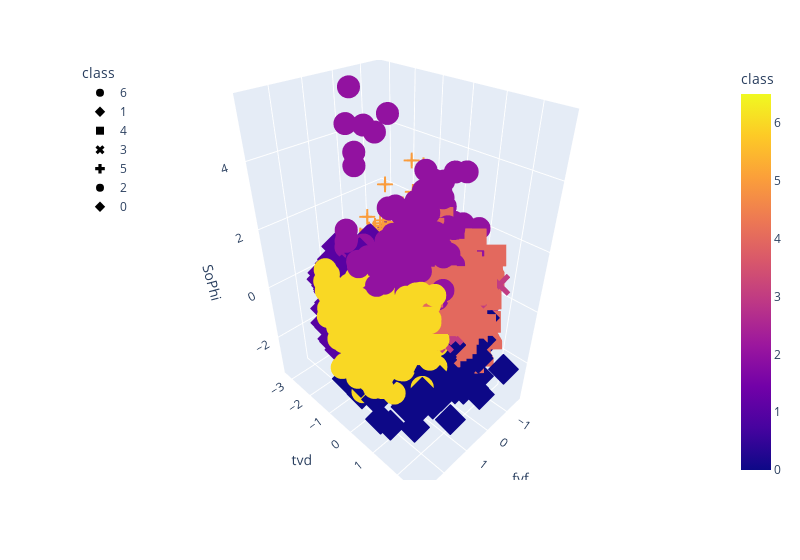

Notebook code cell kept with this figure:
### Code cell
# ml_df.hvplot.scatter(x="clay_vol",y="fvf",hover_cols=["class"],by="class")
fig = px.scatter_3d(ml_scaled_df, x="fvf", y="tvd", z="SoPhi", color="class", symbol="class", width=800)
fig.update_layout(legend=dict(x=0,y=1))
fig.show()

### Figure 1 — Plotly figure (JSON) as saved in the notebook; plotly's stock layout.template omitted (floating-point values rounded to 4 significant figures; data arrays with more than 128 entries replaced by an {"elided": "..."} marker saying what was removed)
{"data": [{"hovertemplate": "class=%{marker.color}<br>fvf=%{x}<br>tvd=%{y}<br>SoPhi=%{z}<extra></extra>", "legendgroup": "6", "marker": {"color": {"elided": "594 int values"}, "coloraxis": "coloraxis", "symbol": "circle"}, "mode": "markers", "name": "6", "scene": "scene", "showlegend": true, "type": "scatter3d", "x": {"elided": "594 float values"}, "y": {"elided": "594 float values"}, "z": {"elided": "594 float values"}}, {"hovertemplate": "class=%{marker.color}<br>fvf=%{x}<br>tvd=%{y}<br>SoPhi=%{z}<extra></extra>", "legendgroup": "1", "marker": {"color": {"elided": "572 int values"}, "coloraxis": "coloraxis", "symbol": "diamond"}, "mode": "markers", "name": "1", "scene": "scene", "showlegend": true, "type": "scatter3d", "x": {"elided": "572 float values"}, "y": {"elided": "572 float values"}, "z": {"elided": "572 float values"}}, {"hovertemplate": "class=%{marker.color}<br>fvf=%{x}<br>tvd=%{y}<br>SoPhi=%{z}<extra></extra>", "legendgroup": "4", "marker": {"color": {"elided": "1532 int values"}, "coloraxis": "coloraxis", "symbol": "square"}, "mode": "markers", "name": "4", "scene": "scene", "showlegend": true, "type": "scatter3d", "x": {"elided": "1532 float values"}, "y": {"elided": "1532 float values"}, "z": {"elided": "1532 float values"}}, {"hovertemplate": "class=%{marker.color}<br>fvf=%{x}<br>tvd=%{y}<br>SoPhi=%{z}<extra></extra>", "legendgroup": "3", "marker": {"color": {"elided": "675 int values"}, "coloraxis": "coloraxis", "symbol": "x"}, "mode": "markers", "name": "3", "scene": "scene", "showlegend": true, "type": "scatter3d", "x": {"elided": "675 float values"}, "y": {"elided": "675 float values"}, "z": {"elided": "675 float values"}}, {"hovertemplate": "class=%{marker.color}<br>fvf=%{x}<br>tvd=%{y}<br>SoPhi=%{z}<extra></extra>", "legendgroup": "5", "marker": {"color": {"elided": "1121 int values"}, "coloraxis": "coloraxis", "symbol": "cross"}, "mode": "markers", "name": "5", "scene": "scene", "showlegend": true, "type": "scatter3d", "x": {"elided": "1121 float values"}, "y": {"elided": "1121 float values"}, "z": {"elided": "1121 float values"}}, {"hovertemplate": "class=%{marker.color}<br>fvf=%{x}<br>tvd=%{y}<br>SoPhi=%{z}<extra></extra>", "legendgroup": "2", "marker": {"color": {"elided": "327 int values"}, "coloraxis": "coloraxis", "symbol": "circle"}, "mode": "markers", "name": "2", "scene": "scene", "showlegend": true, "type": "scatter3d", "x": {"elided": "327 float values"}, "y": {"elided": "327 float values"}, "z": {"elided": "327 float values"}}, {"hovertemplate": "class=%{marker.color}<br>fvf=%{x}<br>tvd=%{y}<br>SoPhi=%{z}<extra></extra>", "legendgroup": "0", "marker": {"color": {"elided": "325 int values"}, "coloraxis": "coloraxis", "symbol": "diamond"}, "mode": "markers", "name": "0", "scene": "scene", "showlegend": true, "type": "scatter3d", "x": {"elided": "325 float values"}, "y": {"elided": "325 float values"}, "z": {"elided": "325 float values"}}], "layout": {"coloraxis": {"colorbar": {"title": {"text": "class"}}, "colorscale": [[0, "#0d0887"], [0.1111, "#46039f"], [0.2222, "#7201a8"], [0.3333, "#9c179e"], [0.4444, "#bd3786"], [0.5556, "#d8576b"], [0.6667, "#ed7953"], [0.7778, "#fb9f3a"], [0.8889, "#fdca26"], [1, "#f0f921"]]}, "legend": {"title": {"text": "class"}, "tracegroupgap": 0, "x": 0, "y": 1}, "margin": {"t": 60}, "scene": {"domain": {"x": [0, 1], "y": [0, 1]}, "xaxis": {"title": {"text": "fvf"}}, "yaxis": {"title": {"text": "tvd"}}, "zaxis": {"title": {"text": "SoPhi"}}}, "width": 800}}
